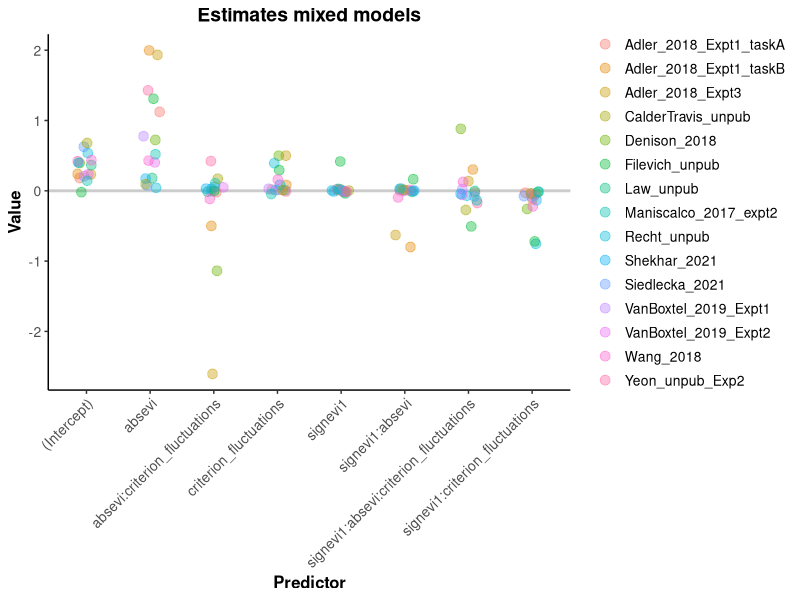
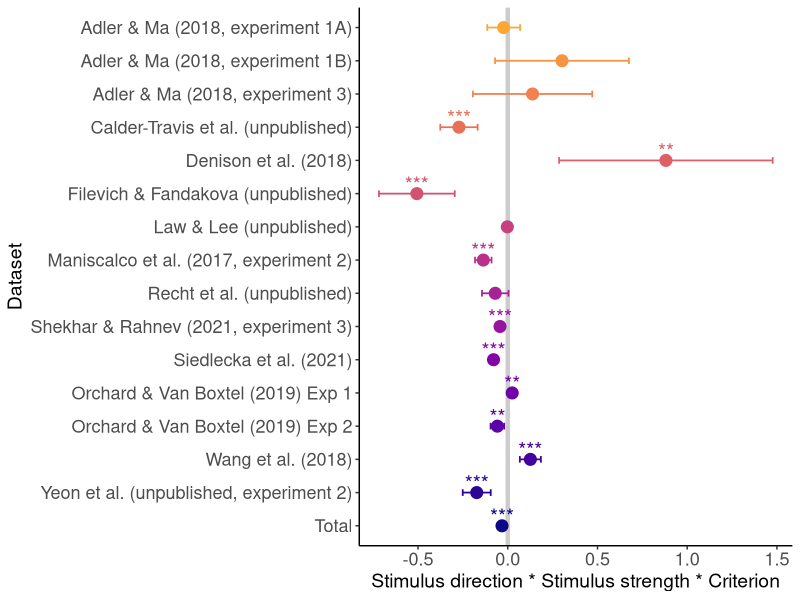
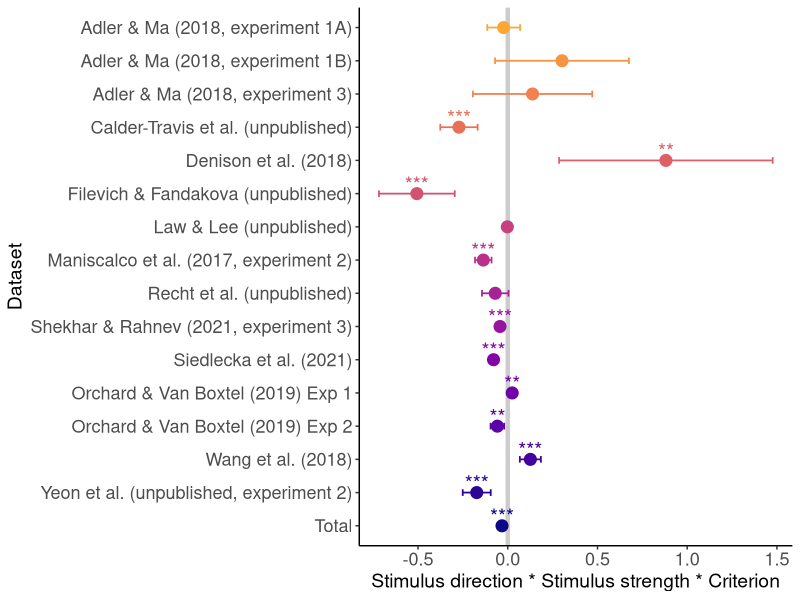

Write R code to recreate these figures, in order.

#######################################################################
# Plotting mixed model results when fitted to each individual parameter #
#######################################################################

library(ggplot2)
library(gtools)
library(patchwork)
library(viridis)
library(tidyverse)


# Change directory to location of current script
setwd(dirname(rstudioapi::getActiveDocumentContext()$path))


# Contains the estimates, p values, and upper and lower value of 95% confidence intervals
all_coefs <- read.csv('_all_mixed_models_coefficients.csv')
all_coefs <- all_coefs[,-1] # remove first column


# Plot all predictors and 95% CI
ggplot(all_coefs, aes(x = parameter, y = estimates, col = dataset)) +
  geom_hline(yintercept = 0, color = '#CCCCCC', linewidth = 1) +
  geom_point(size = 3, position = position_jitter(width = 0.15), alpha = 0.4) +
  labs(title = "Estimates mixed models",
       x = "Predictor",
       y = "Value") +
  theme_classic() +
  theme(
    plot.title = element_text(size = 14, face = "bold", hjust = 0.5),
    axis.title = element_text(size = 12, face = "bold"),
    axis.text = element_text(size = 10),
    axis.text.x = element_text(angle = 45, hjust = 1),
    legend.title = element_blank(),
    legend.text = element_text(size = 10)
  )


# Plot estimates and 95% CI
# with estimate added from mixed model over all datasets

# For two-way interaction
#all_coefs <- rbind(all_coefs, data.frame(parameter = 'signevi1:criterion_fluctuations', estimates = -4.295e-02, dataset = 'Total', p_values = 0.0001, X2.5.. = -0.045964131, X97.5.. = -3.994291e-02))

# For three-way interaction
all_coefs <- rbind(all_coefs, data.frame(parameter = 'signevi1:absevi:criterion_fluctuations', estimates = -3.207e-02, dataset = 'Total', p_values = 0.0001, X2.5.. = -0.037725615, X97.5.. = -2.640728e-02))


all_coefs$p_significance <- ifelse(all_coefs$p_value < 0.001, "***", ifelse(all_coefs$p_value < 0.01, "**", ifelse(all_coefs$p_value < 0.05, "*", "")))

# Sort alphabetically with Total as last
desired_order <- rev(c(sort(unique(all_coefs[all_coefs$dataset != 'Total',]$dataset), decreasing = FALSE),'Total'))

#subset_coefs <- all_coefs[all_coefs$parameter %in% c('signevi1:criterion_fluctuations'),]
subset_coefs <- all_coefs[all_coefs$parameter %in% c('signevi1:absevi:criterion_fluctuations'),]

subset_coefs$dataset <- factor(subset_coefs$dataset, levels = desired_order)

# Change names
levels(subset_coefs$dataset) <- rev(c(
  'Adler & Ma (2018, experiment 1A)',
  'Adler & Ma (2018, experiment 1B)',
  'Adler & Ma (2018, experiment 3)',
  'Calder-Travis et al. (unpublished)',
  'Denison et al. (2018)',
  'Filevich & Fandakova (unpublished)',
  'Law & Lee (unpublished)',
  'Maniscalco et al. (2017, experiment 2)',
  'Recht et al. (unpublished)',
  'Shekhar & Rahnev (2021, experiment 3)',
  'Siedlecka et al. (2021)',
  'Orchard & Van Boxtel (2019) Exp 1',
  'Orchard & Van Boxtel (2019) Exp 2',
  'Wang et al. (2018)',
  'Yeon et al. (unpublished, experiment 2)',
  'Total'
))


size_multiplier <- 1.5

ggplot(subset_coefs, aes(y = dataset, x = estimates, col = dataset)) +
  geom_vline(xintercept = 0, color = '#CCCCCC', linewidth = 1 * size_multiplier) +
  geom_point(size = 2.5 * size_multiplier) +  # Adjust width for wider spacing , color = "#21918C"
  geom_errorbarh(aes(xmin = X2.5.., xmax = X97.5..), height = 0.2, linewidth = 0.4 * size_multiplier) +
  labs(x = "Stimulus direction * Stimulus strength * Criterion",
       y = "Dataset") +
  scale_color_viridis_d(option="C", end=.8) +
  geom_text(aes(label = paste(p_significance)), vjust = -0.15, position = position_dodge(width = 0.2), size = 3.5 * size_multiplier) +
  theme_classic() +
  theme(
    axis.text = element_text(size = 13), 
    axis.title = element_text(size = 14), 
    legend.title = element_text(size = 18),  
    legend.text = element_text(size = 15),
    strip.text.x = element_text(size = 18), 
    legend.position = "none"
  )

ggsave("all_individual_datasets_estimates_threeway_interaction.png", dpi=600)
